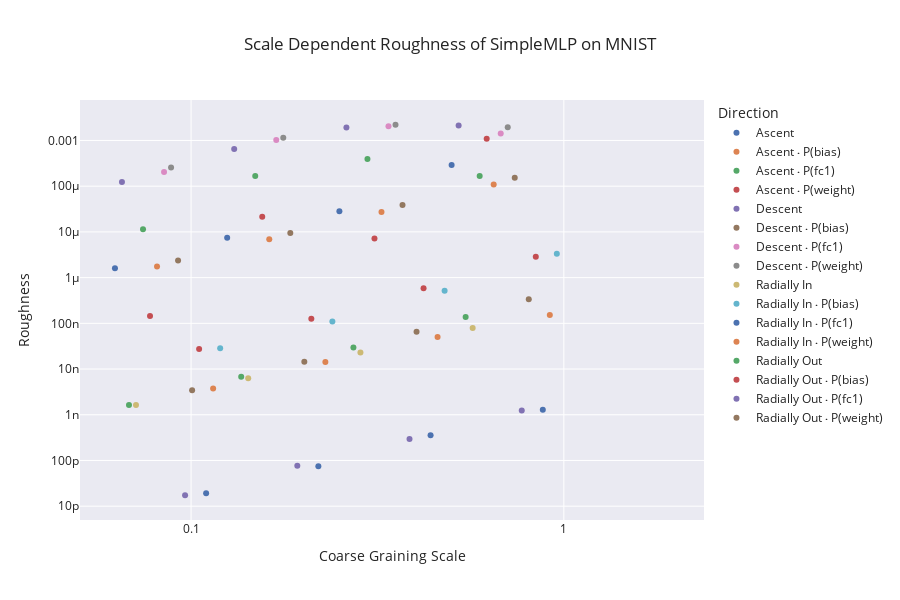

This figure's notebook cell:
### Code cell
# new nomenclature: grit := scale dependent roughness

# Create a Plotly figure
fig = go.Figure()

# Plotting roughness for each direction using grouped data
for direction, data in df.groupby(level='Direction'):
    fig.add_trace(go.Scatter(
        x=data.index.get_level_values('Distance'),
        y=data['Roughness'],
        mode='markers',
        name=direction
    ))

# Set axis labels, title, and configure log scale on x-axis
fig.update_layout(
    title=f'Scale Dependent Roughness of {center_model.__class__.__name__} on {dataset.__class__.__name__}',
    xaxis={
        'title': 'Coarse Graining Scale',
        'type': 'log',
        'dtick': 1,  # Tick every power of ten
    },
    yaxis ={
        'title': 'Roughness',
        'type': 'log',
    },
    legend_title='Direction',
    template='seaborn',
    height=600
)

# Display the figure
fig.show()

### Figure 1 — Plotly figure (JSON) as saved in the notebook; plotly's stock layout.template omitted (floating-point values rounded to 4 significant figures)
{"data": [{"mode": "markers", "name": "Ascent", "type": "scatter", "x": [0, 0.0625, 0.125, 0.25, 0.5, 1], "y": [null, 1.598e-06, 7.478e-06, 2.816e-05, 0.00029, null]}, {"mode": "markers", "name": "Ascent ⋅ P(bias)", "type": "scatter", "x": [0, 0.08105, 0.1621, 0.3242, 0.6484, 1.297], "y": [null, 1.755e-06, 6.94e-06, 2.741e-05, 0.0001083, null]}, {"mode": "markers", "name": "Ascent ⋅ P(fc1)", "type": "scatter", "x": [0, 0.07433, 0.1487, 0.2973, 0.5946, 1.189], "y": [null, 1.148e-05, 0.0001677, 0.0003948, 0.0001667, null]}, {"mode": "markers", "name": "Ascent ⋅ P(weight)", "type": "scatter", "x": [0, 0.07762, 0.1552, 0.3105, 0.6209, 1.242], "y": [null, 1.45e-07, 2.158e-05, 7.14e-06, 0.001087, null]}, {"mode": "markers", "name": "Descent", "type": "scatter", "x": [0, 0.06527, 0.1305, 0.2611, 0.5221, 1.044], "y": [null, 0.000123, 0.0006543, 0.001929, 0.002133, null]}, {"mode": "markers", "name": "Descent ⋅ P(bias)", "type": "scatter", "x": [0, 0.0923, 0.1846, 0.3692, 0.7384, 1.477], "y": [null, 2.377e-06, 9.504e-06, 3.88e-05, 0.0001521, null]}, {"mode": "markers", "name": "Descent ⋅ P(fc1)", "type": "scatter", "x": [0, 0.08464, 0.1693, 0.3386, 0.6771, 1.354], "y": [null, 0.0002043, 0.001028, 0.002041, 0.001425, null]}, {"mode": "markers", "name": "Descent ⋅ P(weight)", "type": "scatter", "x": [0, 0.08839, 0.1768, 0.3536, 0.7071, 1.414], "y": [null, 0.0002566, 0.001154, 0.002208, 0.001942, null]}, {"mode": "markers", "name": "Radially In", "type": "scatter", "x": [0, 0.07117, 0.1423, 0.2847, 0.5694, 1.139], "y": [null, 1.634e-09, 6.259e-09, 2.302e-08, 7.875e-08, null]}, {"mode": "markers", "name": "Radially In ⋅ P(bias)", "type": "scatter", "x": [0, 0.1197, 0.2394, 0.4788, 0.9576, 1.915], "y": [null, 2.848e-08, 1.091e-07, 5.184e-07, 3.341e-06, null]}, {"mode": "markers", "name": "Radially In ⋅ P(fc1)", "type": "scatter", "x": [0, 0.1098, 0.2195, 0.4391, 0.8781, 1.756], "y": [null, 1.915e-11, 7.507e-11, 3.555e-10, 1.286e-09, null]}, {"mode": "markers", "name": "Radially In ⋅ P(weight)", "type": "scatter", "x": [0, 0.1146, 0.2293, 0.4585, 0.917, 1.834], "y": [null, 3.759e-09, 1.433e-08, 5.028e-08, 1.522e-07, null]}, {"mode": "markers", "name": "Radially Out", "type": "scatter", "x": [0, 0.06816, 0.1363, 0.2726, 0.5453, 1.091], "y": [null, 1.644e-09, 6.775e-09, 2.945e-08, 1.379e-07, null]}, {"mode": "markers", "name": "Radially Out ⋅ P(bias)", "type": "scatter", "x": [0, 0.1051, 0.2102, 0.4204, 0.8409, 1.682], "y": [null, 2.733e-08, 1.265e-07, 5.826e-07, 2.854e-06, null]}, {"mode": "markers", "name": "Radially Out ⋅ P(fc1)", "type": "scatter", "x": [0, 0.09639, 0.1928, 0.3856, 0.7711, 1.542], "y": [null, 1.735e-11, 7.666e-11, 2.95e-10, 1.245e-09, null]}, {"mode": "markers", "name": "Radially Out ⋅ P(weight)", "type": "scatter", "x": [0, 0.1007, 0.2013, 0.4026, 0.8052, 1.61], "y": [null, 3.426e-09, 1.449e-08, 6.571e-08, 3.372e-07, null]}], "layout": {"height": 600, "legend": {"title": {"text": "Direction"}}, "title": {"text": "Scale Dependent Roughness of SimpleMLP on MNIST"}, "xaxis": {"dtick": 1, "title": {"text": "Coarse Graining Scale"}, "type": "log"}, "yaxis": {"title": {"text": "Roughness"}, "type": "log"}}}
